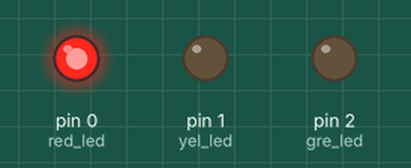
Bench run of a sketch on a simulated Arduino Uno, built with avr-gcc and run on an emulated ATmega328P. On the bench: output pins drawn as LEDs (lit = HIGH).

Above: at 0.5 s.
At 1.5 s:
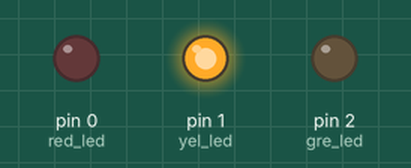
At 5.5 s:
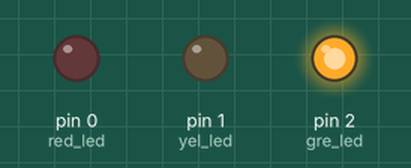
Timing chart, 0 to 6.9 s (numbered marks = the images above):
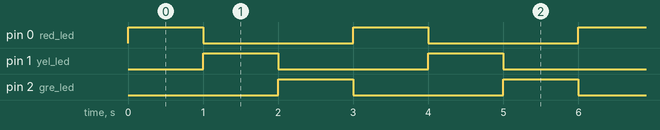

The sketch:

Svetofor_minimum.ino
```cpp
int red_led =0;
int yel_led =1;
int gre_led =2;

void setup()
{
  pinMode(red_led, OUTPUT);
  pinMode(yel_led, OUTPUT);
  pinMode(gre_led, OUTPUT);
}

void loop()
{

  digitalWrite(red_led, HIGH);
  digitalWrite(yel_led, LOW);
  digitalWrite (gre_led, LOW);
  delay(1000);
  digitalWrite(red_led, LOW);
  digitalWrite(yel_led, HIGH);
  digitalWrite (gre_led, LOW);
  delay(1000);
  digitalWrite(red_led, LOW);
  digitalWrite(yel_led, LOW);
  digitalWrite(gre_led, HIGH);
  delay(1000);
}
```

Measured:
- by itself, pin 0 (red_led), pin 1 (yel_led), pin 2 (gre_led): alternates HIGH for 1.0 s and LOW for 2.0 s
- by itself, everything shown: repeats every 3.0 s, in 3 steps
